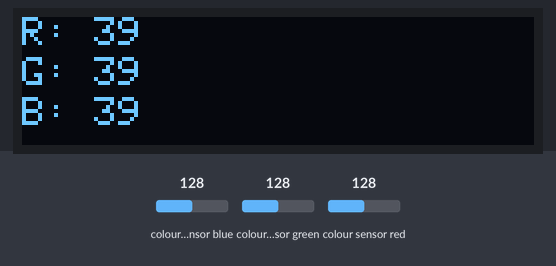
The sketch below on a simulated STM32 Blue Pill. Shown: 128×32 one-colour display. Wiring (inferred from the names in the program): TCS3200 colour sensor: output PB5; S2 PB4; S3 PB3; S0 PB13; S1 PB14. Inputs (shaded band) come from the test bench; at power-on: colour sensor blue 128, colour sensor green 128, colour sensor red 128. What the sketch prints to the serial monitor is not drawn.

Above: at 1.2 s.
1.3 s: colour sensor blue set to 5
At 2.9 s:
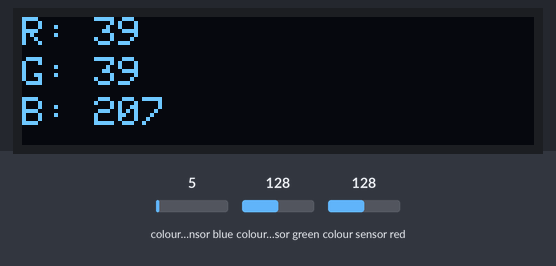
3.5 s: colour sensor green set to 5
At 5.2 s:
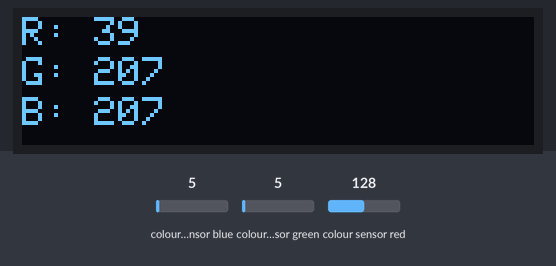
5.5 s: colour sensor red set to 5
At 6.8 s:
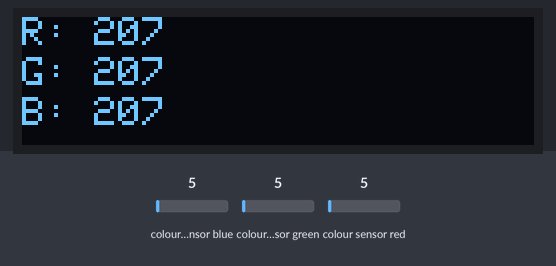
7.6 s: colour sensor blue set to 64
At 9.3 s:
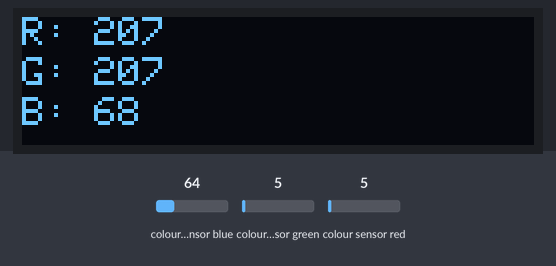
9.6 s: colour sensor green set to 64
At 10.8 s:
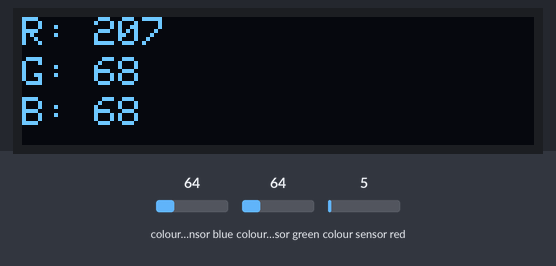
Timing chart, 0 to 12.6 s (numbered marks = the images above; inputs shaded):
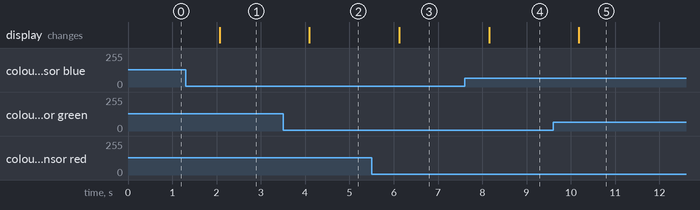

The sketch:

OLED_TCS3200.ino
```cpp
#include <SPI.h>
#include <Wire.h>
#include <Adafruit_GFX.h>
#include <Adafruit_SSD1306.h>

#define S0 PB13
#define S1 PB14
#define S2 PB4
#define S3 PB3
#define sensorOut PB5

// OLED screen settings
#define SCREEN_WIDTH 128
#define SCREEN_HEIGHT 32
#define OLED_RESET -1
#define SCREEN_ADDRESS 0x3C
Adafruit_SSD1306 display(SCREEN_WIDTH, SCREEN_HEIGHT, &Wire, OLED_RESET);

int redFrequency = 0, greenFrequency = 0, blueFrequency = 0;

// Define tolerance range for color detection
const int tolerance = 5; // Reduced tolerance to tighten the color ranges

void setup() {
  // Configure pins for TCS3200 color sensor
  pinMode(S0, OUTPUT);
  pinMode(S1, OUTPUT);
  pinMode(S2, OUTPUT);
  pinMode(S3, OUTPUT);
  pinMode(sensorOut, INPUT);

  // Set frequency scaling to 20%
  digitalWrite(S0, HIGH);
  digitalWrite(S1, LOW);

  // Initialize Serial for debugging
  Serial.begin(9600);

  // Initialize OLED display
  if (!display.begin(SSD1306_SWITCHCAPVCC, SCREEN_ADDRESS)) {
    Serial.println(F("SSD1306 allocation failed"));
    for (;;); // Infinite loop if display fails
  }

  display.clearDisplay();
  display.setTextSize(1);             // Set text size to normal
  display.setTextColor(SSD1306_WHITE); // Set text color to white
}

void loop() {
  // Read Red
  digitalWrite(S2, LOW);
  digitalWrite(S3, LOW);
  redFrequency = pulseIn(sensorOut, LOW);

  // Read Green
  digitalWrite(S2, HIGH);
  digitalWrite(S3, HIGH);
  greenFrequency = pulseIn(sensorOut, LOW);

  // Read Blue
  digitalWrite(S2, LOW);
  digitalWrite(S3, HIGH);
  blueFrequency = pulseIn(sensorOut, LOW);

  // Print RGB values on Serial Monitor (for debugging)
  Serial.print("R= ");
  Serial.print(redFrequency);
  Serial.print(" G= ");
  Serial.print(greenFrequency);
  Serial.print(" B= ");
  Serial.print(blueFrequency);
  Serial.print(" -> Detected Color: ");

  // Display RGB values on OLED
  display.clearDisplay();
  display.setCursor(0, 0);            // Start at the top left corner
  display.print("R: ");
  display.print(redFrequency);
  display.setCursor(0, 10);           // Move cursor to next line
  display.print("G: ");
  display.print(greenFrequency);
  display.setCursor(0, 20);           // Move cursor to next line
  display.print("B: ");
  display.print(blueFrequency);

  display.display();                  // Render the text to the screen

  delay(1000); // Update every second
}
```

Measured:
- after the input at 1.3 s, the display: changes after 0.77 s (image 1)
- after the input at 3.5 s, the display: changes after 0.60 s (image 2)
- after the input at 5.5 s, the display: changes after 0.63 s (image 3)
- after the input at 7.6 s, the display: changes after 0.55 s (image 4)
- after the input at 9.6 s, the display: changes after 0.58 s (image 5)
